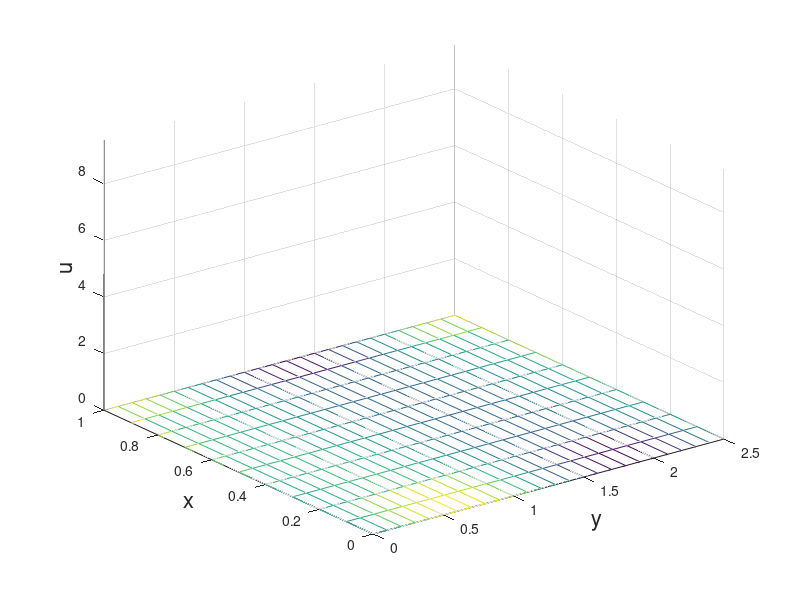
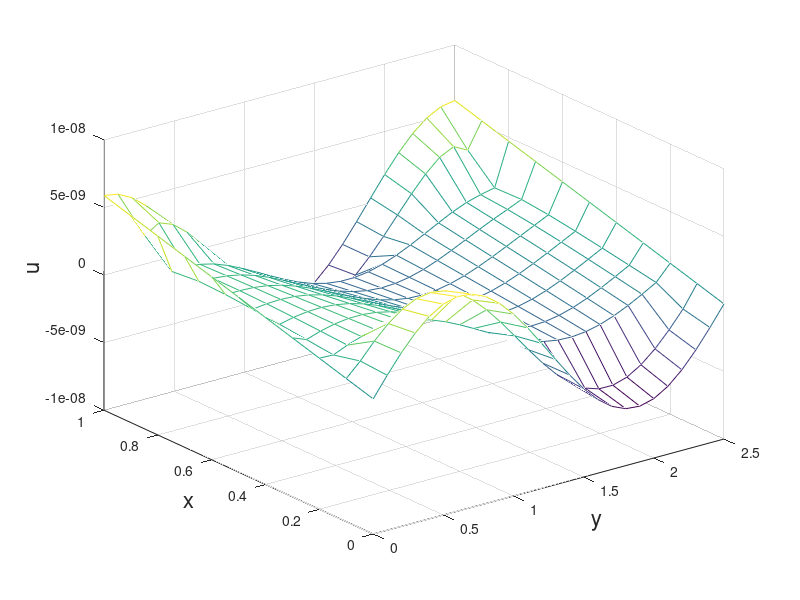
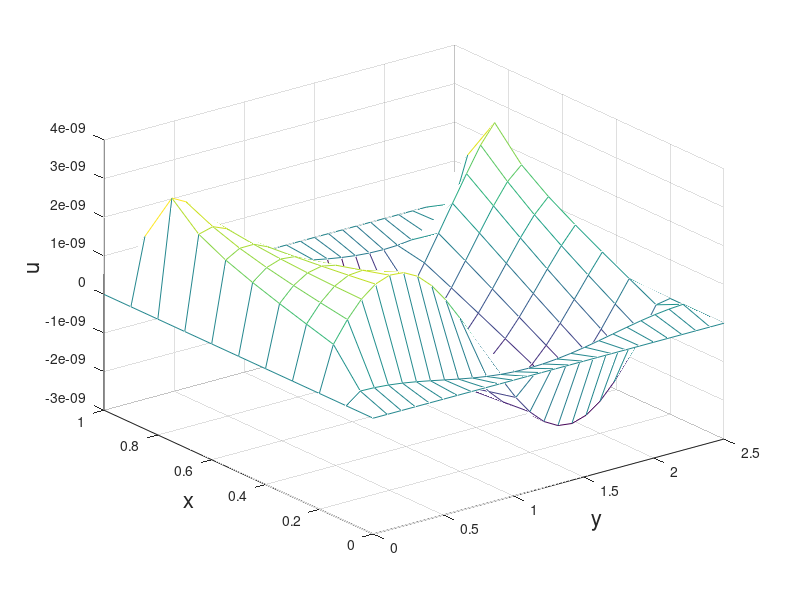

Here is the MATLAB script that generated these plots, in order:
% HW15 Problem 8
%
% Solve the 2D IBVP using Peaceman-Rachford ADI method
% A coding bonanza unfolds below

%% parameters
pb = 1; % whether to plot intermediate solution
t0 = 0.0;
tf = 3;
h = 0.1; % one at a time!
k = 0.02;
r = k/h^2;
% domain
ymax = 2.5;
y = (0:h:ymax)';
x = (0:h:1)';
M = length(x); 
N = length(y);
t = (t0:k:tf)';
% initial distribution
[xx,yy] = meshgrid(x,y);
u0 = 10.*sin(pi.*xx).*sin(pi.*yy./ymax)+sin(2*pi.*yy./ymax).*(1-xx)+cos(2*pi.*yy./ymax).*xx;
% boundaries
g00 = @(t,y) sin(2*pi.*y./ymax).*exp(-(2*pi/ymax)^2*t); % x at 0
g10 = @(t,y) cos(2*pi.*y./ymax).*exp(-(2*pi/ymax)^2*t); % x at 1
g01 = @(t,x) x.*exp(-(2*pi/ymax)^2*t); % y at 0
g11 = @(t,x) x.*exp(-(2*pi/ymax)^2*t); % y at ymax

if pb
    figure(15020101); % for watching solution









    mesh(yy,xx,u0);
    xlabel('y','FontSize',16);
    ylabel('x','FontSize',16);
    zlabel('u','FontSize',16);
    zlim([0,max(max(u0))]);
end

A = spdiags(-2*ones(M-2,1),0,M-2,M-2)+...
    spdiags([ones(M-3,1);0],-1,M-2,M-2)+...
    spdiags([0;ones(M-3,1)],1,M-2,M-2);

B = spdiags(-2*ones(N-2,1),0,N-2,N-2)+...
    spdiags([ones(N-3,1);0],-1,N-2,N-2)+...
    spdiags([0;ones(N-3,1)],1,N-2,N-2);

%% solving loop
u = u0;
ustar = zeros(N,M);

for i=2:length(t)
    disp(t(i));

        % update
    % note that the index is (y,x)
    % such that (1:end-2,2:end-1) grabs from 0 boundary in y
    
    % solve column by column
    for ell=2:N-1
        ustar(ell,2:end-1) = (speye(M-2)-r/2.*A)\...
            (u(ell,2:end-1)'+r/2.*(u(ell+1,2:end-1)'-2.*u(ell,2:end-1)'+u(ell-1,2:end-1)'));
    end
    
    % Eq 15.60:
    % set x=0 BC
    ustar(2:end-1,1) = 1/2.*(g00(t(i-1),y(2:end-1))+g00(t(i),y(2:end-1)))...
        +r/4.*(g00(t(i-1),y(3:end))-2.*g00(t(i-1),y(2:end-1))+g00(t(i-1),y(1:end-2)))...
        +r/4.*(g00(t(i),y(3:end))-2.*g00(t(i),y(2:end-1))+g00(t(i),y(1:end-2)));
    % set x=M BC
    ustar(2:end-1,end) = 1/2.*(g10(t(i-1),y(2:end-1))+g10(t(i),y(2:end-1)))...
        +r/4.*(g10(t(i-1),y(3:end))-2.*g10(t(i-1),y(2:end-1))+g10(t(i-1),y(1:end-2)))...
        +r/4.*(g10(t(i),y(3:end))-2.*g10(t(i),y(2:end-1))+g10(t(i),y(1:end-2)));
    
    % solve column by column
    for m=2:M-1
        u(2:end-1,m) = (speye(N-2)-r/2.*B)\...
            (ustar(2:end-1,m)+r/2.*(ustar(2:end-1,m+1)-2.*ustar(2:end-1,m)+ustar(2:end-1,m-1)));
    end
    u(:,1) = g00(t(i),y);
    u(:,end) = g10(t(i),y);
    u(1,:) = g01(t(i),x);
    u(end,:) = g11(t(i),x);
    
    if pb
        figure(15020101); % for watching solution
        mesh(yy,xx,u);
        zlim([0,max(max(u0))]);
        xlabel('y','FontSize',16);
        ylabel('x','FontSize',16);
        zlabel('u','FontSize',16);
        pause(.01);
    end
end


%% plotting
figure(15020201);
clf;
mesh(yy,xx,u);
xlabel('y','FontSize',16);
ylabel('x','FontSize',16);
zlabel('u','FontSize',16);

uexact = 10.*sin(pi.*xx).*sin(pi.*yy./ymax).*exp(-(1+1/ymax^2)*pi^2*tf)+(sin(2*pi.*yy./ymax).*(1-xx)+cos(2*pi.*yy./ymax).*xx).*exp(-(2*pi/ymax)^2*tf);y

% compare to exact
figure(15020301);
clf;
mesh(yy,xx,uexact-u);
xlabel('y','FontSize',16);
ylabel('x','FontSize',16);
zlabel('u','FontSize',16);
